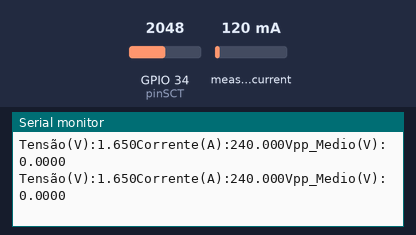
This sketch was run on a simulated ESP32. On the bench: the last lines printed to the serial monitor. The test bench sets the inputs (shaded band); at power-on: measured current 120 mA, GPIO 34 (pinSCT) = 2048 (analog values on the 0–4095 scale).

Above: at 1.2 s.
1.3 s: measured current set to 40 mA
At 2.0 s:
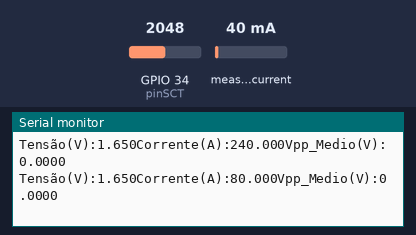
2.8 s: GPIO 34 (pinSCT) set to 2866
At 2.8 s:
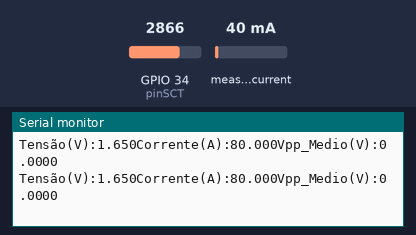
4.3 s: measured current set to 500 mA
At 4.7 s:
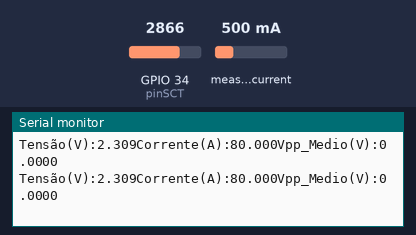
5.8 s: GPIO 34 (pinSCT) set to 3603
At 6.4 s:
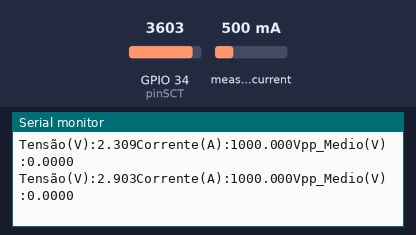
Timing chart, 0 to 8.3 s (numbered marks = the images above; inputs shaded):
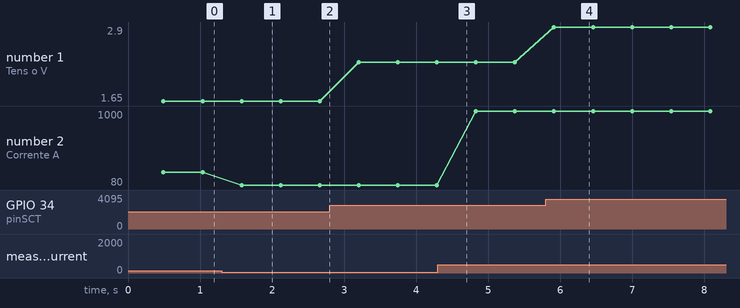

The sketch:

sketch_mar6a.ino
```cpp
#include "EmonLib.h"

EnergyMonitor SCT013;

int pinSCT = 34;

void setup() {
  Serial.begin(115200);

  SCT013.current(pinSCT, 0.026);
  analogReadResolution(12);
}

void loop() {
  double irms = SCT013.calcIrms(4096);

  uint32_t tensao_mV = analogReadMilliVolts(pinSCT);
  float tensao_corrigida = tensao_mV / 1000.0;

  double corrente_real = irms * 2000;

  Serial.print("Tensão(V):");
  Serial.print(tensao_corrigida, 3);

  // Serial.print(",");

  Serial.print("Corrente(A):");
  Serial.print(corrente_real, 3);

  int max_mV = 0;
  int min_mV = 4000;

  // Define o tempo de início e a janela de amostragem
  uint32_t tempo_inicio = millis();
  uint32_t janela_amostragem = 50; // 50 milissegundos (captura ~3 ondas de 60Hz)

  // O ESP32 vai ficar preso neste loop "metralhando" leituras durante 50ms
  while ((millis() - tempo_inicio) < janela_amostragem) {
    int leitura_atual = analogReadMilliVolts(pinSCT);

    // Atualiza o valor máximo se a leitura atual for maior
    if (leitura_atual > max_mV) {
      max_mV = leitura_atual;
    }
    // Atualiza o valor mínimo se a leitura atual for menor
    if (leitura_atual < min_mV) {
      min_mV = leitura_atual;
    }
  }

  // Terminou os 50ms? Calcula a diferença entre o topo e o fundo da onda
  float tensao_pico_a_pico = (max_mV - min_mV) / 1000.0; // Divide por 1000 para converter para Volts

  // --- Formato para o Serial Plotter ---
  Serial.print("Vpp_Medio(V):");
  Serial.println(tensao_pico_a_pico, 4);
}
```

Measured:
- after the input at 1.3 s, the serial monitor: prints a new line after 0.28 s (image 1)
- after the input at 5.8 s, the serial monitor: prints a new line after 0.11 s (image 4)
- plotted number 1: 1.65 → 2.31 after the input at 2.8 s, 2.31 → 2.9 after the input at 5.8 s
- plotted number 2: 240 → 80 after the input at 1.3 s, 80 → 1000 after the input at 4.3 s
